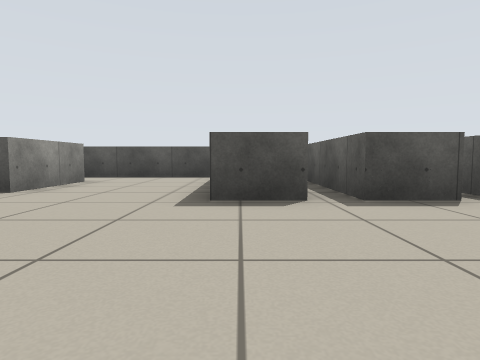
View 1 (above)

24 first-person views from a walk through a Stage world. The camera is 0.5 m above the floor, tilts 4° down and sees 75° across. Floor lines are 1 m apart. The floor is counted in squares, 1 m on a side. Each view is taken from the middle of a square. On the plan, view 1 faces up. The plan holds only what a view shows up to about 9 squares ahead; the rest is blank. Robots are left out.

View 2
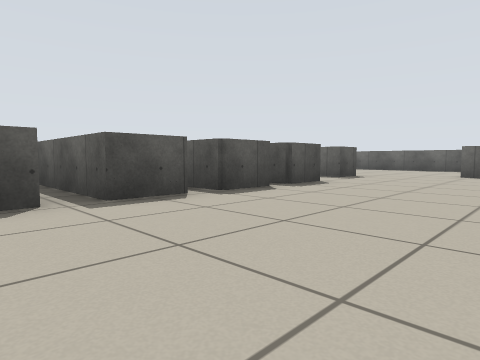

View 3
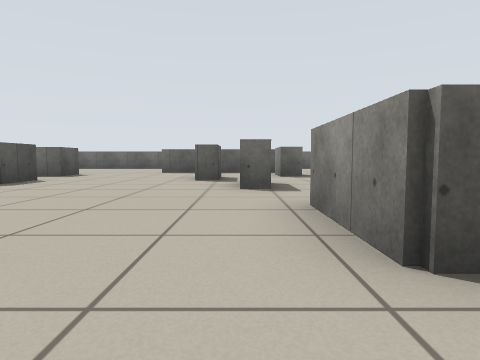

View 4
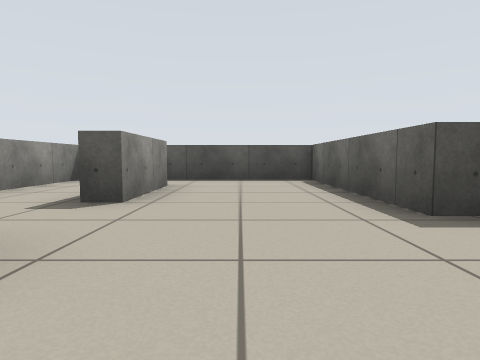

View 5
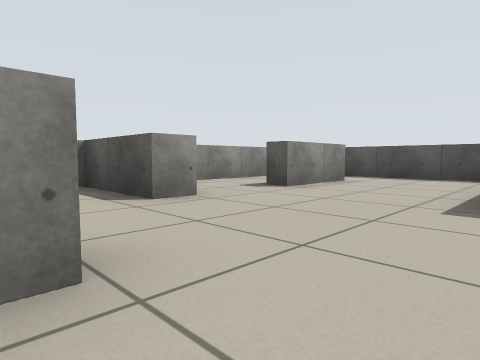

View 6
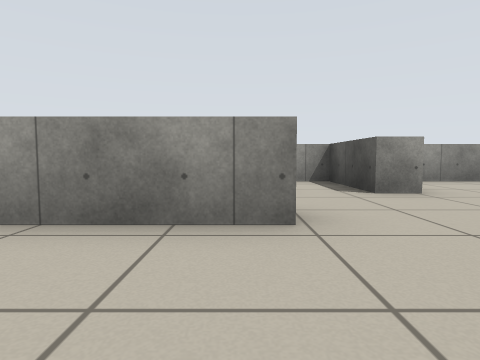

View 7
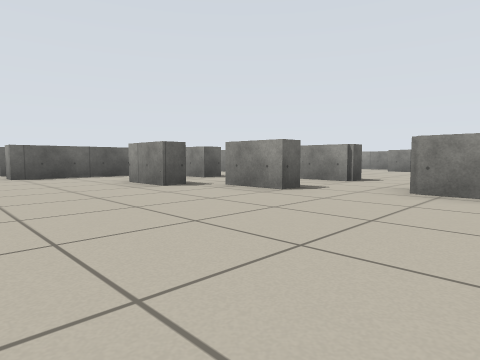

View 8
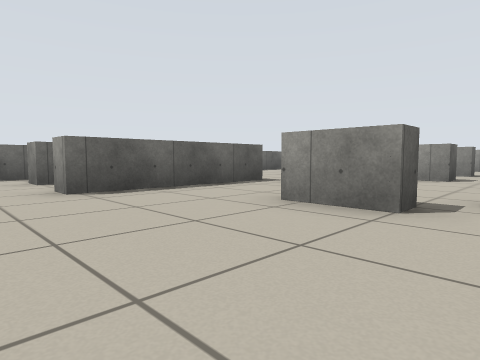

View 9
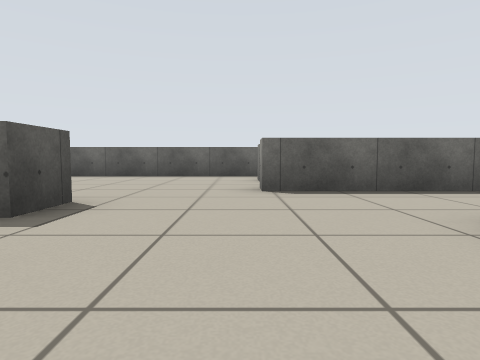

View 10
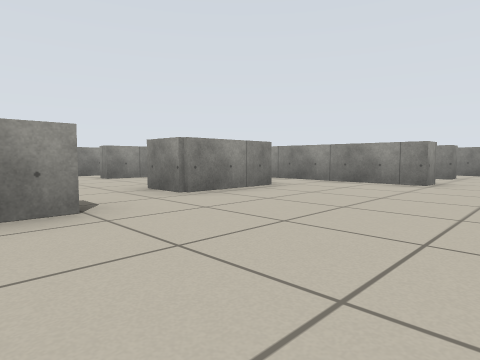

View 11
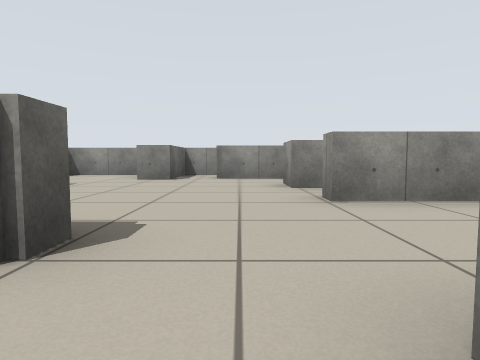

View 12
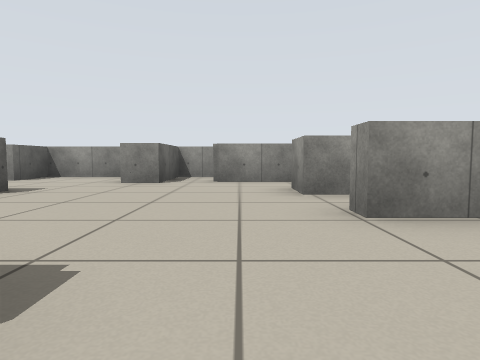

View 13
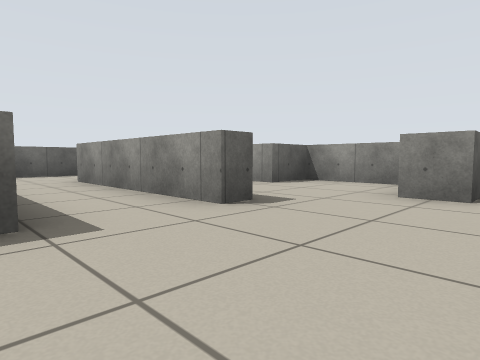

View 14
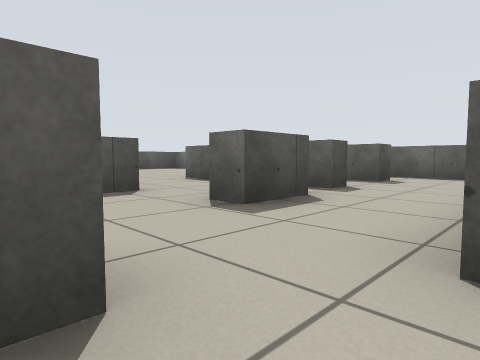

View 15
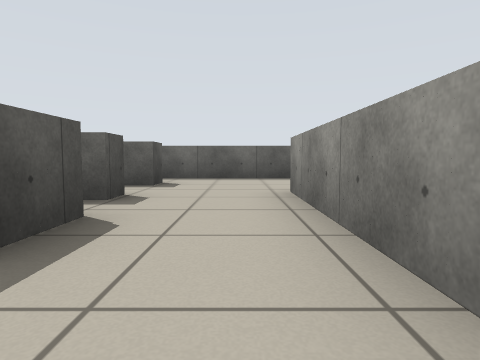

View 16
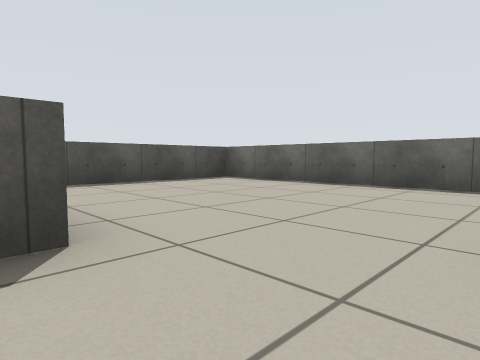

View 17
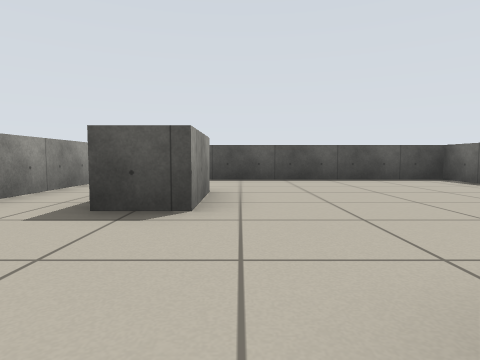

View 18
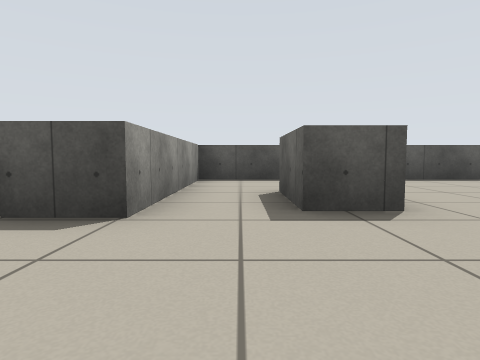

View 19
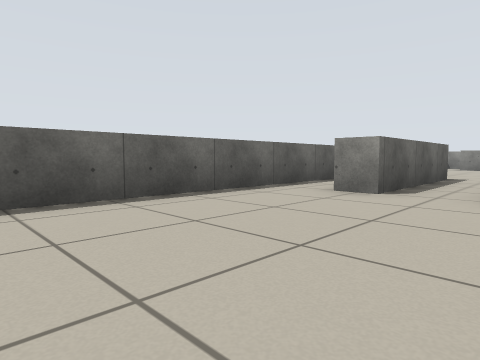

View 20
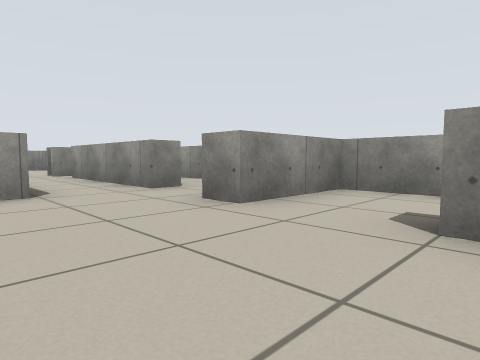

View 21
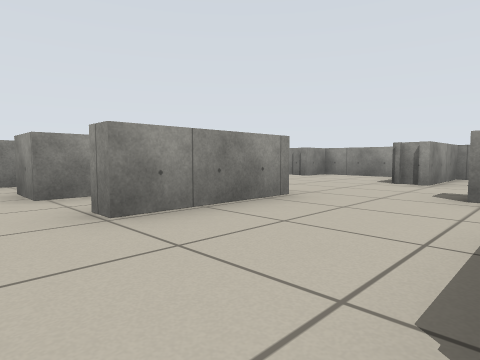

View 22
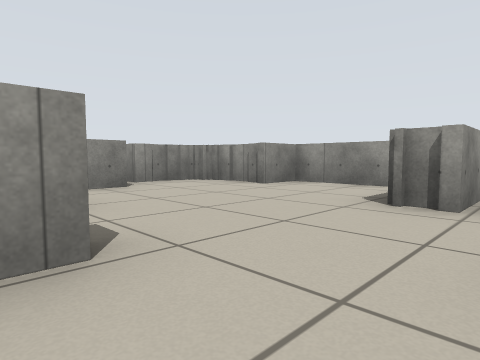

View 23
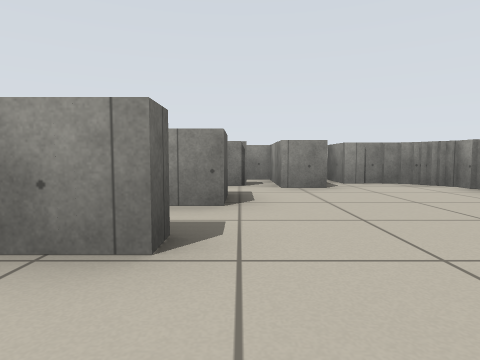

View 24
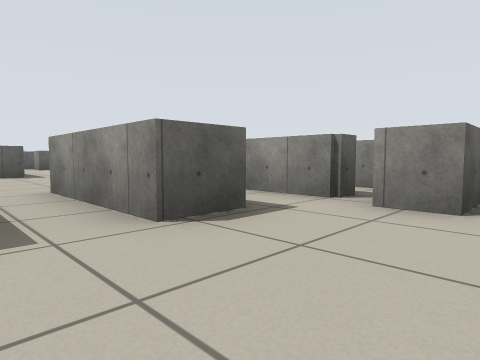

### Floor plan
Ten units are one square. View 1 is at (0, 0); x grows to the right and y downward. Boxes are objects, and circles mark ways between rooms. Rooms are numbered by the first view taken in them; rooms with no view inside come last. Other rooms are left out.
<svg viewBox="-63 -87 205 205">
<path fill="none" stroke="#000" d="M26 -37 15 -37M9 -37 -4 -37 -4 -82 -41 -82M44 -37 32 -37M40 16 40 10 54 10M2 18 24 18M-20 -4 -13 -4 -13 16M60 5 60 0 74 0M61 -54 61 -37 49 -37M-33 -26 -33 -19M85 -39 76 -39 76 -56M-33 -68 -33 -45M97 4 97 -16 104 -16M65 55 65 48 106 48M65 79 65 73 111 73M55 40 50 40M88 27 74 27 74 21 82 21M104 24 97 24 97 4M40 40 40 35 54 35M46 93 55 93M74 5 60 5M60 113 81 113 81 101 86 101M124 24 117 24 117 -16M21 73 21 82M137 81 137 -15M19 56 19 60M26 96 36 96M24 18 24 28M85 -58 85 -39M117 -16 124 -16M137 -15 137 -82 86 -82M-5 60 -5 56 19 56M-35 46 -35 52M-8 82 -8 73 21 73M-57 60 -57 80 -48 80 -48 96M-11 96 26 96M-25 102 -25 93 -17 93M-13 16 -13 38M-45 101 -30 101M-35 -4 -35 38M-42 -4 -35 -4M-33 -19 -57 -19 -57 20M-58 46 -35 46M-33 -45 -39 -45M-57 -65 -57 -26 -33 -26M86 -82 61 -82 61 -54"/>
<circle cx="35" cy="10" r="3" fill="#2a7"/>
<circle cx="85" cy="0" r="3" fill="#2a7"/>
<circle cx="90" cy="-23" r="3" fill="#2a7"/>
<circle cx="-30" cy="0" r="3" fill="#2a7"/>
<circle cx="-5" cy="25" r="3" fill="#2a7"/>
<circle cx="-40" cy="-10" r="3" fill="#2a7"/>
<circle cx="-40" cy="-35" r="3" fill="#2a7"/>
<circle cx="70" cy="-45" r="3" fill="#2a7"/>
<circle cx="120" cy="-10" r="3" fill="#2a7"/>
<circle cx="10" cy="45" r="3" fill="#2a7"/>
<circle cx="20" cy="90" r="3" fill="#2a7"/>
<circle cx="5" cy="70" r="3" fill="#2a7"/>
<circle cx="80" cy="-65" r="3" fill="#2a7"/>
<circle cx="-40" cy="40" r="3" fill="#2a7"/>
<text x="20" y="-20">1</text>
<text x="80" y="60">2</text>
<text x="110" y="-50">3</text>
<text x="-20" y="60">4</text>
<text x="-50" y="10">5</text>
<text x="-50" y="-40">6</text>
<text x="70" y="-70">7</text>
</svg>
Room 1 opens to room 2. Room 1 opens to room 3. Room 1 opens to room 4. Room 1 opens to room 5. Room 1 opens to room 6. Room 1 opens to room 7. Room 2 opens to room 3. Room 2 opens to room 4. Room 3 opens to room 7. Room 4 opens to room 5.

Where each view was taken, in squares from view 1:
view 1: 0 up, 0 right, facing up
view 2: 0 up, 0 right, facing up-right
view 3: 1 down, 1 left, facing right
view 4: 1 up, 2 left, facing up
view 5: 0 up, 0 right, facing up-left
view 6: 0 up, 1 right, facing left
view 7: 3 up, 1 right, facing down-right
view 8: 3 up, 5 right, facing down-right
view 9: 2 up, 5 right, facing right
view 10: 2 up, 5 right, facing down-left
view 11: 2 down, 3 right, facing down
view 12: 3 down, 3 right, facing down
view 13: 5 down, 4 right, facing down-right
view 14: 5 down, 5 right, facing up-right
view 15: 4 down, 6 right, facing right
view 16: 2 up, 8 right, facing up-right
view 17: 1 up, 9 right, facing up
view 18: 1 up, 7 right, facing up
view 19: 6 up, 10 right, facing down-right
view 20: 5 up, 1 left, facing down-left
view 21: 3 down, 3 right, facing down-left
view 22: 4 down, 0 right, facing down-left
view 23: 4 down, 1 left, facing down
view 24: 6 down, 3 left, facing down-right
